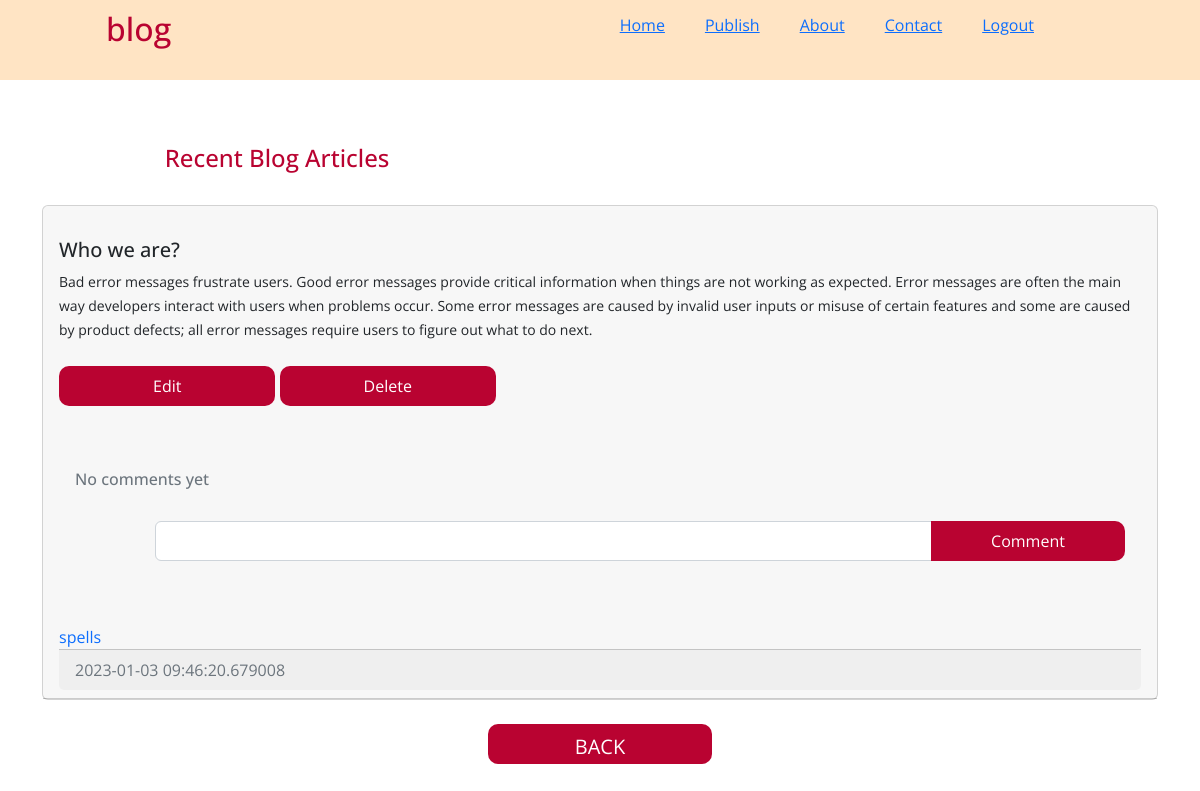
The app's page /articles/spells (signed in), older data.
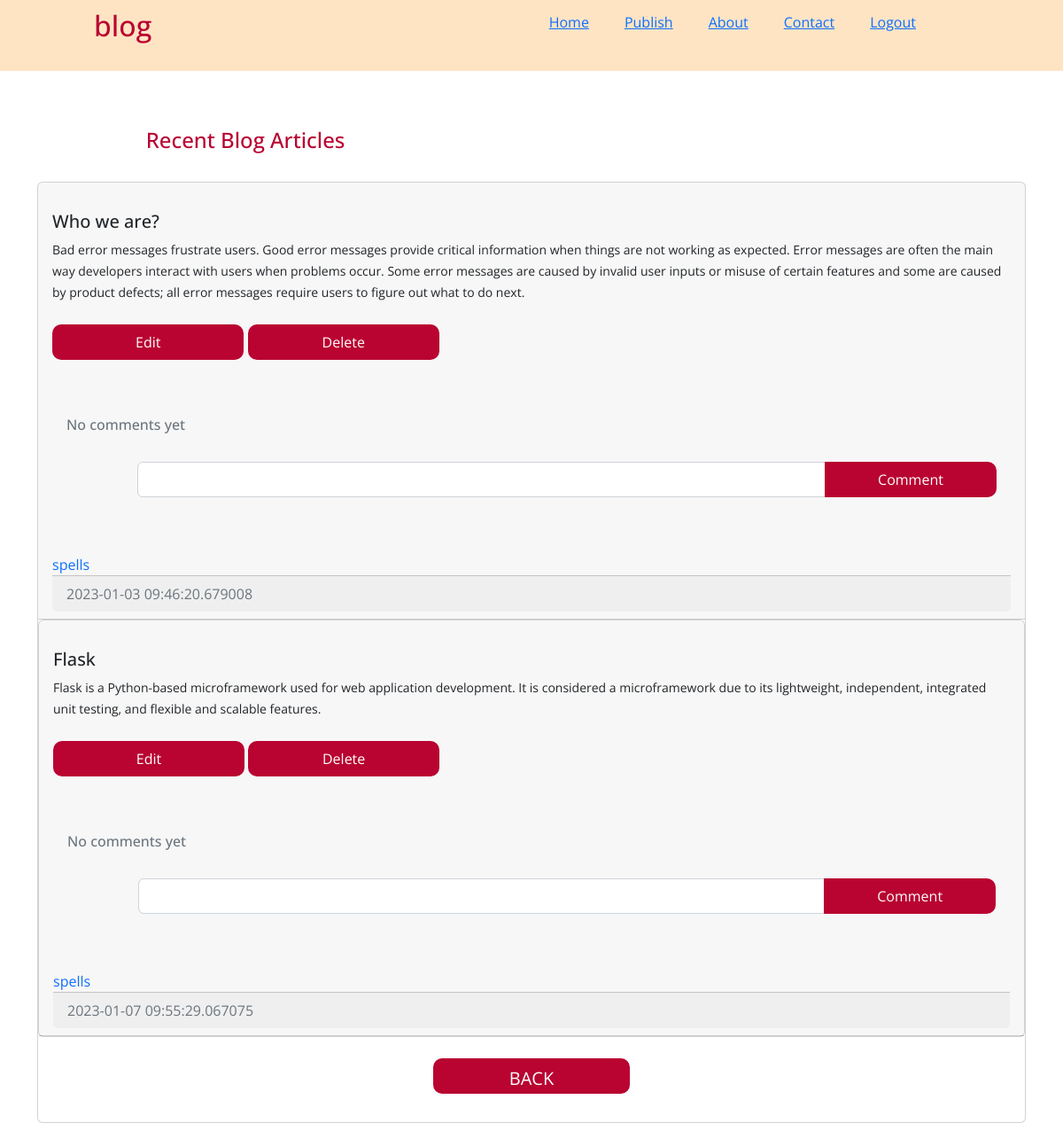
The same page, newer data.
### blogsite/models/article.py (models this page shows)
class ArticleModel(db.Model):
	__tablename__ = "article"
	id = db.Column(db.Integer(), primary_key=True)
	title = db.Column(db.String(550))
	bodytext = db.Column(db.Text(3000), nullable=False, unique=False)
	author = db.Column(db.Integer, db.ForeignKey('user.id', ondelete="CASCADE"), nullable=False)
	date_created = db.Column(db.DateTime(timezone=True), default=datetime.utcnow())

### blogsite/models/user.py (models this page shows)
class UserModel(db.Model, UserMixin):
	__tablename__ = "user"
	id =  db.Column(db.Integer(), primary_key = True)
	firstname = db.Column(db.String(255), nullable = False, unique = False)
	lastname = db.Column(db.String(255), nullable=False, unique=False)
	username = db.Column(db.String(255), nullable = False, unique = False)
	email = db.Column(db.String(255), nullable = False, unique = True)
	password_hash = db.Column(db.String())
	date_created = db.Column(db.DateTime(timezone=True), default=datetime.utcnow())
	articles = db.relationship('ArticleModel', backref='user', passive_deletes=True)

### blogsite/resources/article.py (the view)
@article.route("/articles/<username>")
@login_required
def articles(username):
    user = UserModel.query.filter_by(username=username).first()
    if not user:
        flash('This user does not exist.', category='error')
        return redirect(url_for('aven.index'))
    articles = user.articles
    return render_template("article.html", user=current_user, articles=articles, username=username)

### app.py (called while the page is built)
def create_app():
	app = Flask(__name__)
	app.config["SQLALCHEMY_DATABASE_URI"] = 'sqlite:///' + \
		os.path.join(base_dir, 'blog.db')
	app.config["SQLALCHEMY_TRACK_MODIFICATIONS"] = False
	app.config["SECRET_KEY"] = 'iLhqyLO3HtSpsE8cuQaj'
	app.config["SECRET_KEY"] = 'blog'
	db.init_app(app)
	@app.before_first_request
	def create_tables():
			db.create_all()
	login_manager = LoginManager()
	login_manager.login_view = "Users.login"
	login_manager.init_app(app)
	def __repr__(self):
		return f"User <{self.username}"
	@login_manager.user_loader
	def user_loader(id):
		return UserModel.query.get(int(id))
	app.register_blueprint(AvenBlueprint)
	app.register_blueprint(ArticleBlueprint)
	app.register_blueprint(UserBlueprint)
	return app

### templates/article.html (shortened to what this page needs)
{% extends "index.html" %}  {% block header %} {{username}}'S ARTICLE {% endblock %} {% block footer %}
<div align="center">
	<a href="/aven.index"><button type="button" class="btn btn-primary btn-lg">BACK</button></a>
</div>
{% endblock %}

### templates/index.html (shortened to what this page needs)
{% extends "base.html" %} {% block title %}Home{% endblock %} {% block content
%}
<h1 class="reg" >
		Recent Blog Articles
	</h1>
	<br>
	<div id="article">
		{% for article in articles %}
		<div class="card">
			<div class="card-header">
				<br>
				<div id="de">
					<h5 class="title" >{{article.title}}</h5>
					<p class="card-text">{{article.bodytext}}</p>
				</div>
				{% if user.id == article.author %}
					<div class="btn-group">
					<br>
					<a href="/edit/{{article.id}}"><button type="button" class="btn">Edit</button></a>
					<a href="/delete/{{article.id}}"><button type="button" class="btn">Delete</button></a>
					</div>
				{% endif %}
			<div class="card-body">
				<p class="card-text">
					{% if article.comments|length > 0 %}
					<a data-bs-toggle="collapse" href="#comments-{{article.id}}" role="button">
						<small>View {{article.comments|length}} Comments</small>
					</a>
					{% else %}
					<small class="text-muted" style="font-size: medium;">
						<h6>No comments yet</h6>
					</small>
					{% endif %}
				</p>
				<form class="input-group mb-3" method="POST" action="/create-comment/{{article.id}}">
					<input type="text" id="text" name="text" class="form-control" />
					<button type="submit" class="btn">Comment</button>
				</form>
			</div>
			<a class="username" href="/articles/{{article.user.username}}">{{article.user.username}}</a>
			<div class="card-footer text-muted">{{article.date_created}}</div>
			</div>
			{% endfor %}
			</div>
			<br>
			{% block footer %}{% endblock %} {% endblock %}

### templates/base.html (shortened to what this page needs)
<!DOCTYPE html>
<html lang="en">
<head>
	<link href="https://cdn.jsdelivr.net/npm/bootstrap@5.2.2/dist/css/bootstrap.min.css" rel="stylesheet"
>
	<link rel=stylesheet type=text/css href="{{ url_for('static', filename='css/main.css') }}">
</head>
<body>
	<nav class="navbar">
	<h1 class="logo">blog</h1>
	<ul class="nav-link">
	{% if current_user.is_authenticated %}
	<li class="active"><a href="{{url_for('aven.index')}}">Home</a></li>
	<li><a href="{{url_for('aven.publish')}}">Publish</a></li>
	<li><a href="{{url_for('aven.about')}}">About</a></li>
	<li><a href="{{url_for('Users.contact')}}">Contact</a></li>
	<li><a id="logout" href="{{url_for('Users.logout')}}">Logout</a><li>
	{% endif %}
	</ul>
	</nav>
		<header>
		</header>
	<main>
		<div class="container">{% block content %}{% endblock %}</div>
	</main>
</body>
</html>

### static/css/main.css (style rules this page uses)
* { padding: 0; margin: 0; box-sizing: border-box; font-family: 'Open Sans', sans-serif; text-decoration: none; list-style: none; scroll-behavior: smooth; }
.navbar { position: absolute; top: 0; left: 0%; display: flex; width: 100%; justify-content: space-between; padding: 10px; color: whitesmoke; }
.logo { font-size: 32px; color: rgb(185, 3, 49); margin-left: 96px; }
.nav-link { display: flex; align-items: center; justify-items: space-around; margin-right: 96px; }
.nav-link li { margin: 0 20px; color: rgb(94, 1, 24); }
header { background-color: bisque; height: 10vh; width: 100vw; background-position: bottom; background-size: cover; display: flex; align-items: center; justify-content: center; }
.reg { margin-top: 64px; font-size: 24px; margin-left: 11%; color: rgb(185, 3, 49); }
form { margin-top: 32px; padding-left: 80px; color: rgb(94, 1, 24); }
button { padding: 2px 30px; font-size: 3vmin; border-radius: 10px; outline: none; border: none; background-color: rgb(185, 3, 49); color: white; width: 80%; height: 40px; margin-bottom: 32px; }
form input { width: 80%; height: 40px; border-radius: 4px; display: flex; justify-content: center; }
.username { text-decoration: none; }
.title { font-size: 20px; }
.card-text { font-size: 14px; line-height: 24px; }
.btn-group { display: block; justify-items: space-around; }
.btn { border-radius: 10px; outline: none; border: none; background-color: rgb(185, 3, 49); color: white; width: 20%; height: 40px; }

Row changes from the older to the newer data that the page shows:
added ArticleModel: title "Flask", bodytext "Flask is a Python-based microframework used for web application development. It is considered a microframework due to its lightweight, independent, integrated unit testing, and flexible and scalable features.", user.username "spells", date_created "2023-01-07 09:55:29.067075"
